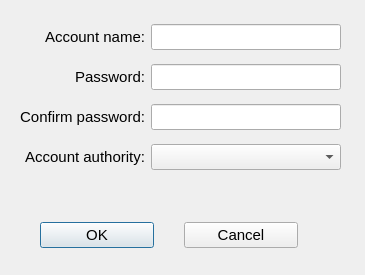
<?xml version="1.0" encoding="UTF-8"?>
<ui version="4.0">
 <class>Dialog_newuser</class>
 <widget class="QDialog" name="Dialog_newuser">
  <property name="geometry">
   <rect>
    <x>0</x>
    <y>0</y>
    <width>365</width>
    <height>275</height>
   </rect>
  </property>
  <property name="font">
   <font>
    <family>Microsoft YaHei UI</family>
    <pointsize>11</pointsize>
   </font>
  </property>
  <property name="windowTitle">
   <string>new user</string>
  </property>
  <property name="modal">
   <bool>true</bool>
  </property>
  <widget class="QWidget" name="gridLayoutWidget">
   <property name="geometry">
    <rect>
     <x>20</x>
     <y>20</y>
     <width>321</width>
     <height>156</height>
    </rect>
   </property>
   <layout class="QGridLayout" name="gridLayout">
    <property name="verticalSpacing">
     <number>10</number>
    </property>
    <item row="0" column="0">
     <widget class="QLabel" name="label">
      <property name="text">
       <string>Account name:</string>
      </property>
      <property name="alignment">
       <set>Qt::AlignRight|Qt::AlignTrailing|Qt::AlignVCenter</set>
      </property>
     </widget>
    </item>
    <item row="1" column="0">
     <widget class="QLabel" name="label_2">
      <property name="layoutDirection">
       <enum>Qt::LeftToRight</enum>
      </property>
      <property name="text">
       <string>Password:</string>
      </property>
      <property name="alignment">
       <set>Qt::AlignRight|Qt::AlignTrailing|Qt::AlignVCenter</set>
      </property>
     </widget>
    </item>
    <item row="2" column="1">
     <widget class="QLineEdit" name="lineEdit_password2">
      <property name="echoMode">
       <enum>QLineEdit::Password</enum>
      </property>
     </widget>
    </item>
    <item row="1" column="1">
     <widget class="QLineEdit" name="lineEdit_password">
      <property name="echoMode">
       <enum>QLineEdit::Password</enum>
      </property>
     </widget>
    </item>
    <item row="2" column="0">
     <widget class="QLabel" name="label_3">
      <property name="text">
       <string>Confirm password:</string>
      </property>
      <property name="alignment">
       <set>Qt::AlignRight|Qt::AlignTrailing|Qt::AlignVCenter</set>
      </property>
     </widget>
    </item>
    <item row="0" column="1">
     <widget class="QLineEdit" name="lineEdit_name"/>
    </item>
    <item row="3" column="0">
     <widget class="QLabel" name="label_4">
      <property name="text">
       <string>Account authority:</string>
      </property>
      <property name="alignment">
       <set>Qt::AlignRight|Qt::AlignTrailing|Qt::AlignVCenter</set>
      </property>
     </widget>
    </item>
    <item row="3" column="1">
     <widget class="QComboBox" name="comboBox_authority">
      <property name="toolTip">
       <string>&lt;html&gt;&lt;head/&gt;&lt;body&gt;&lt;p&gt;&lt;span style=&quot; font-size:11pt; font-weight:600;&quot;&gt;operater:&lt;/span&gt;&lt;span style=&quot; font-size:10pt;&quot;&gt;only be able to take basic operation,can not modify any parameters&lt;/span&gt;&lt;/p&gt;&lt;p&gt;&lt;span style=&quot; font-size:11pt; font-weight:600;&quot;&gt;expert: &lt;/span&gt;&lt;span style=&quot; font-size:10pt;&quot;&gt;can modify all most usual parameters&lt;/span&gt;&lt;/p&gt;&lt;p&gt;&lt;span style=&quot; font-size:11pt; font-weight:600;&quot;&gt;administrator:&lt;/span&gt;&lt;span style=&quot; font-size:10pt;&quot;&gt; allow all operation for device&lt;/span&gt;&lt;/p&gt;&lt;/body&gt;&lt;/html&gt;</string>
      </property>
      <property name="statusTip">
       <string/>
      </property>
     </widget>
    </item>
   </layout>
  </widget>
  <widget class="QWidget" name="gridLayoutWidget_2">
   <property name="geometry">
    <rect>
     <x>40</x>
     <y>210</y>
     <width>258</width>
     <height>51</height>
    </rect>
   </property>
   <layout class="QGridLayout" name="gridLayout_2">
    <property name="horizontalSpacing">
     <number>30</number>
    </property>
    <property name="verticalSpacing">
     <number>6</number>
    </property>
    <item row="0" column="0">
     <widget class="QPushButton" name="pushButton_ok">
      <property name="text">
       <string>OK</string>
      </property>
     </widget>
    </item>
    <item row="0" column="1">
     <widget class="QPushButton" name="pushButton_cancle">
      <property name="text">
       <string>Cancel</string>
      </property>
     </widget>
    </item>
   </layout>
  </widget>
 </widget>
 <resources/>
 <connections/>
</ui>
